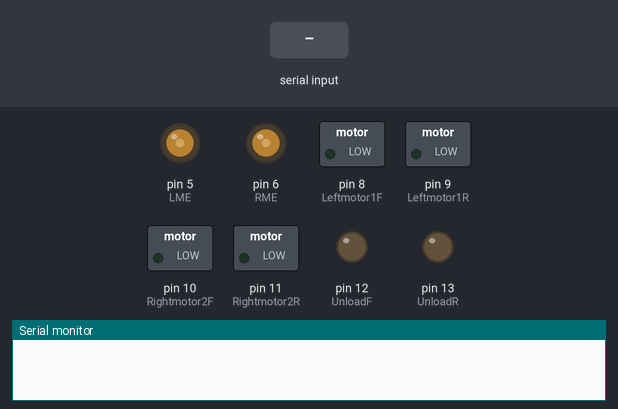
The sketch below on a simulated Arduino Uno, built with avr-gcc and run on an emulated ATmega328P. On the bench: switched loads named in the sketch (green lamp = pin HIGH), output pins drawn as LEDs (lit = HIGH), the last lines printed to the serial monitor. The inputs (shaded band) are chosen by the test bench.

Above: at 1.2 s.
1.3 s: "F" received over Serial
At 1.45 s:
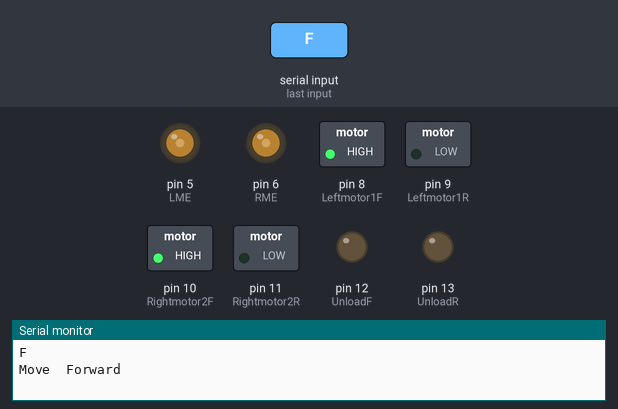
3.0 s: "B" received over Serial
At 3.5 s:
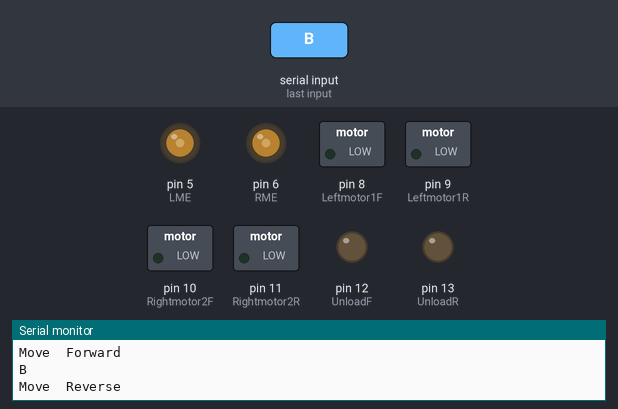
4.6 s: "L" received over Serial
At 5.9 s:
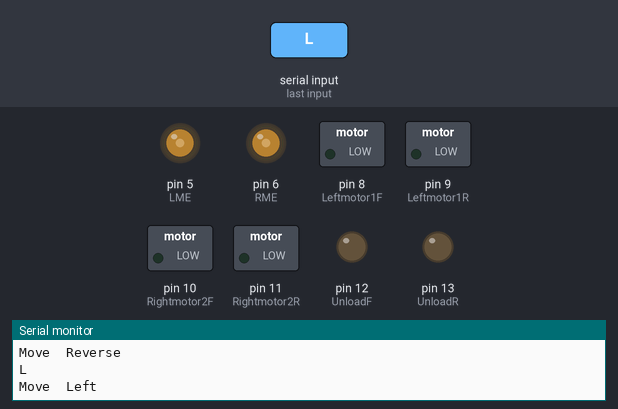
6.2 s: "R" received over Serial
At 7.2 s:
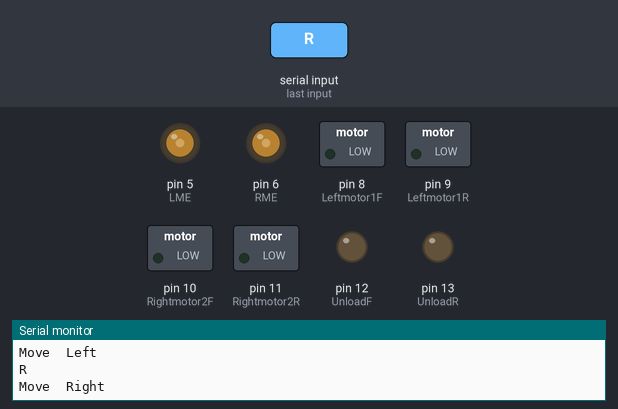
7.8 s: "U" received over Serial
At 8.4 s:
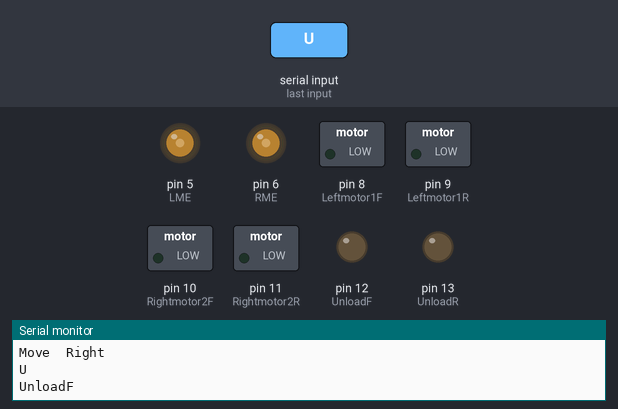
9.4 s: "u" received over Serial
At 10.9 s:
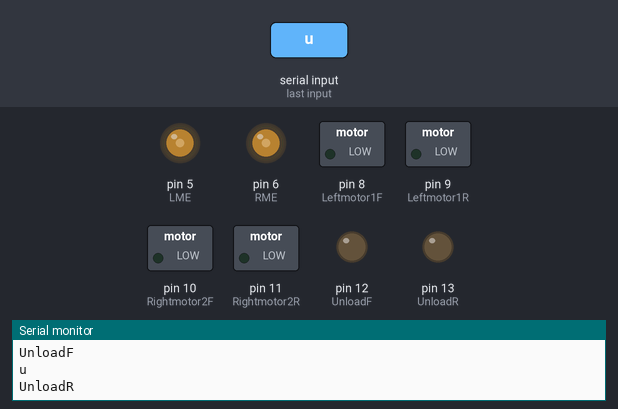
Timing chart, 0 to 12.0 s (numbered marks = the images above; inputs shaded):
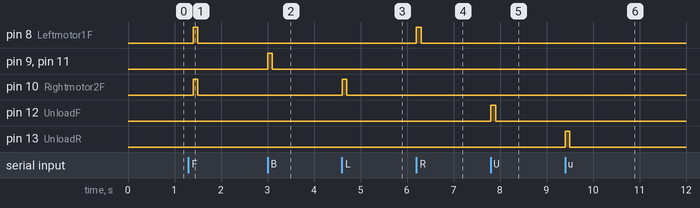

The sketch:

Auto_unload_track.ino
```cpp
#define Leftmotor1F 8
#define Leftmotor1R 9
#define Rightmotor2F 10
#define Rightmotor2R 11
#define UnloadF 12
#define UnloadR 13

#define LME 5
#define RME 6

#define LMS 10
#define RMS 10

char t;

void setup() {

pinMode(Leftmotor1F,OUTPUT);
pinMode(Leftmotor1R,OUTPUT);
pinMode(LME,OUTPUT);
pinMode(Rightmotor2F,OUTPUT);
pinMode(Rightmotor2R,OUTPUT);
pinMode(RME,OUTPUT);

pinMode(UnloadF,OUTPUT);
pinMode(UnloadR,OUTPUT);

analogWrite(LME,100);
analogWrite(RME,100);

Serial.begin(9600);
}

void loop() {
if(Serial.available()){
  t = Serial.read();
  Serial.println(t);
}

if(t == 'F'){
  Serial.println("Move  Forward");

  digitalWrite(Leftmotor1F,LMS);
  digitalWrite(Leftmotor1R,0);

  digitalWrite(Rightmotor2F,RMS);
  digitalWrite(Rightmotor2R,0);
}

else if(t == 'B'){
  Serial.println("Move  Reverse");

  digitalWrite(Leftmotor1F,0);
  digitalWrite(Leftmotor1R,LMS);

  digitalWrite(Rightmotor2F,0);
  digitalWrite(Rightmotor2R,RMS);
}

else if(t == 'L'){
  Serial.println("Move  Left");

  digitalWrite(Leftmotor1F,0);
  digitalWrite(Leftmotor1R,0);

  digitalWrite(Rightmotor2F,RMS);
  digitalWrite(Rightmotor2R,0);
}

else  if(t == 'R'){
  Serial.println("Move  Right");
  digitalWrite(Leftmotor1F,LMS);
  digitalWrite(Leftmotor1R,0);

  digitalWrite(Rightmotor2F,0);
  digitalWrite(Rightmotor2R,0);
}

else if(t ==  'U'){
  Serial.println("UnloadF");
  digitalWrite(UnloadF,HIGH);
  digitalWrite(UnloadR,LOW);
}
else if(t == 'u'){
  Serial.println("UnloadR");
  digitalWrite(UnloadF,LOW);
  digitalWrite(UnloadR,HIGH);
}

delay(100);
t='x';
 //Serial.println("OFF");

  digitalWrite(Leftmotor1F,0);
  digitalWrite(Leftmotor1R,0);

  digitalWrite(Rightmotor2F,0);
  digitalWrite(Rightmotor2R,0);

  digitalWrite(UnloadF,0);
  digitalWrite(UnloadR,0);
}
```

Measured:
- after the input at 1.3 s, pin 8 (Leftmotor1F), pin 10 (Rightmotor2F): LOW → HIGH after 0.10 s, → LOW 0.10 s later
- after the input at 3.0 s, pin 9 (Leftmotor1R), pin 11 (Rightmotor2R): LOW → HIGH at once, → LOW 0.10 s later
- after the input at 4.6 s, pin 10 (Rightmotor2F): LOW → HIGH at once, → LOW 0.10 s later
- after the input at 6.2 s, pin 8 (Leftmotor1F): LOW → HIGH at once, → LOW 0.10 s later
- after the input at 7.8 s, pin 12 (UnloadF): LOW → HIGH at once, → LOW 0.10 s later
- after the input at 9.4 s, pin 13 (UnloadR): LOW → HIGH at once, → LOW 0.10 s later
